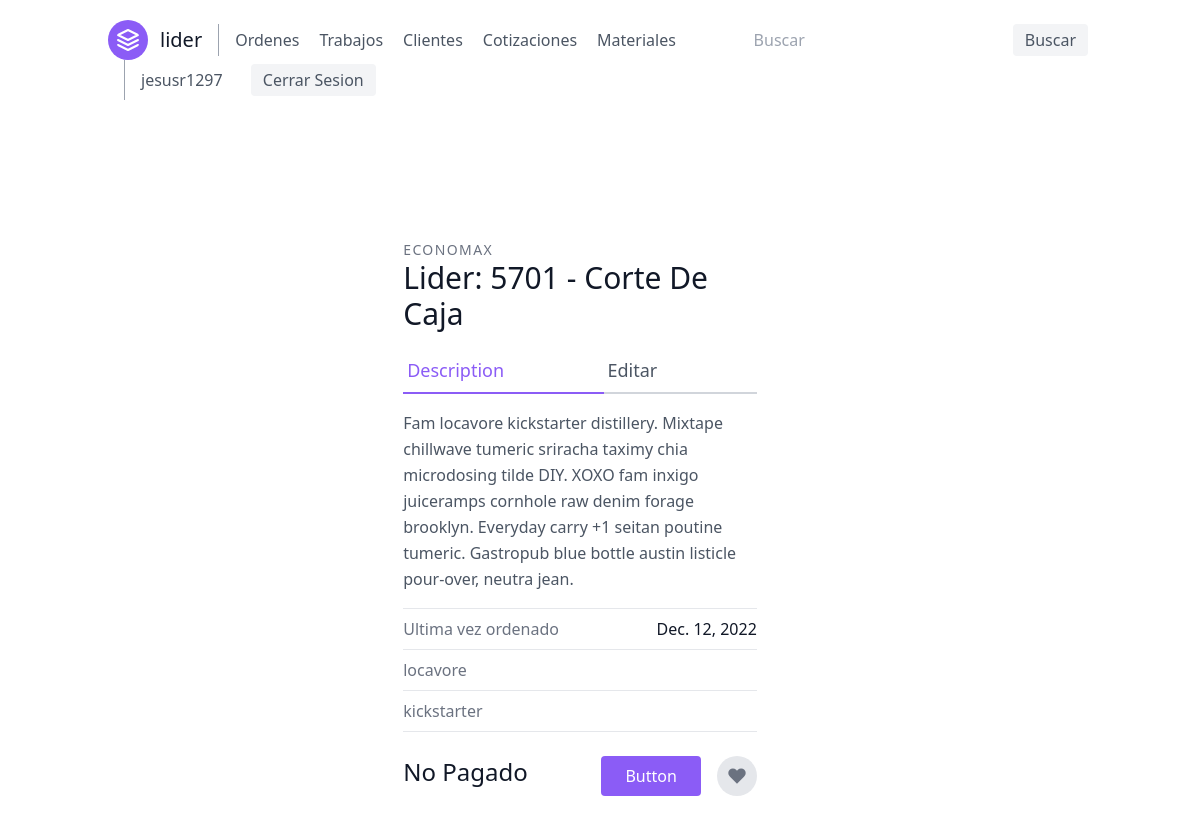
/trabajos/detalle/5701/ (signed in), run on the app's committed database.
### orders/models.py (models this page shows, shortened)
class Lider(models.Model):
    lider_id = models.CharField('Numero de Lider', max_length=4,
                                validators=[RegexValidator(r'^\d{1,10}$')], primary_key=True)
    doc_description = models.CharField(verbose_name='Descripcion del formato',
                                       max_length=250)
    customer = models.ForeignKey(Customer, on_delete=models.CASCADE, default='')
    def __str__(self):
        return f'{self.lider_id} - {self.doc_description.lower()}'
    @property
    def last_ordered(self):
        last_orderitem = Order.objects.filter(orderitem__lider__lider_id=self.lider_id).last()
        return last_orderitem.date_ordered if last_orderitem else "No ordenado"

class Customer(models.Model):
    name_company = models.CharField(verbose_name='Nombre/Empresa', max_length=50)
    address = models.CharField(verbose_name='Domicilio', max_length=100, null=True)
    shipping = models.BooleanField(verbose_name='Entrega a domicilio')
    def __str__(self):
        return self.name_company

class Order(models.Model):
    customer = models.ForeignKey(Customer, on_delete=models.CASCADE, verbose_name='Cliente')
    date_ordered = models.DateField('Fecha ordenada', auto_now=True)
    expected_delivery_date = models.DateField('Fecha esperada de Entrega',
                                              default=(datetime.datetime.now() + datetime.timedelta(days=3)))
    delivered = models.DateField(verbose_name='Fecha de Entrega', null=True, blank=True)
    paid = models.DateField(verbose_name='Fecha de Pago', null=True, blank=True)
    invoice = models.IntegerField(verbose_name='Factura Asociada', null=True, blank=True)
    comment = models.TextField(verbose_name='Comentarios', blank=True, null=True)

### lider/views.py (the view)
# urls.py: path('detalle/<int:pk>/', LiderDetailView.as_view(), name='lider-detail'),
class LiderDetailView(LoginRequiredMixin, DetailView):
    model = Lider
    template_name = 'lider/lider_detail.html'

### lider/templates/lider/lider_detail.html (shortened to what this page needs)
{% extends 'base.html' %}
{% block content %}
    <section class="text-gray-600 body-font overflow-hidden">
        <div class="container mx-auto px-5 py-24">
            <div class="lg:w-4/5 mx-auto flex flex-col items-center">
                <div class="lg:w-1/2 w-full lg:pr-10 lg:py-6 mb-6 lg:mb-0">
                    <h2 class="text-sm title-font text-gray-500 tracking-widest">{{ object.customer|upper }}</h2>
                    <h1 class="text-gray-900 text-3xl title-font font-medium mb-4">Lider: {{ lider|title }}</h1>
                    <div class="flex mb-4">
                        <a class="flex-grow text-purple-500 border-b-2 border-purple-500 py-2 text-lg px-1">Description</a>
                        <a class="flex-grow border-b-2 border-gray-300 py-2 text-lg px-1"
                           href="#">Editar</a>
                    </div>
                    <p class="leading-relaxed mb-4">Fam locavore kickstarter distillery. Mixtape chillwave tumeric
                        sriracha taximy chia microdosing tilde DIY. XOXO fam inxigo juiceramps cornhole raw denim forage
                        brooklyn. Everyday carry +1 seitan poutine tumeric. Gastropub blue bottle austin listicle
                        pour-over, neutra jean.</p>
                    <div class="flex border-t border-gray-200 py-2">
                        <span class="text-gray-500">Ultima vez ordenado</span>
                        <span class="ml-auto text-gray-900">{{ lider.last_ordered }}</span>
                    </div>
                    <div class="flex border-t border-gray-200 py-2">
                        <span class="text-gray-500">locavore</span>
                    </div>
                    <div class="flex border-t border-b mb-6 border-gray-200 py-2">
                        <span class="text-gray-500">kickstarter</span>
                    </div>
                    <div class="flex">
                        <span class="title-font font-medium text-2xl text-gray-900">{% if order.paid %} Pagado
                        {% else %}
                            No Pagado{% endif %} </span>
                        <button class="flex ml-auto text-white bg-purple-500 border-0 py-2 px-6 focus:outline-none hover:bg-purple-600 rounded">
                            Button
                        </button>
                        <button class="rounded-full w-10 h-10 bg-gray-200 p-0 border-0 inline-flex items-center justify-center text-gray-500 ml-4">
                            <svg fill="currentColor" stroke-linecap="round" stroke-linejoin="round" stroke-width="2"
                                 class="w-5 h-5" viewBox="0 0 24 24">
                                <path d="M20.84 4.61a5.5 5.5 0 00-7.78 0L12 5.67l-1.06-1.06a5.5 5.5 0 00-7.78 7.78l1.06 1.06L12 21.23l7.78-7.78 1.06-1.06a5.5 5.5 0 000-7.78z"></path>
                            </svg>
                        </button>
                    </div>
                </div>
            </div>
        </div>
    </section>
{% endblock %}

### templates/navbar.html (shortened to what this page needs)
<header class="text-gray-600 body-font">
    <div class="container mx-auto flex flex-wrap p-5 flex-col md:flex-row items-center">
        <a href="{% url 'home' %}" class="flex title-font font-medium items-center text-gray-900 mb-4 md:mb-0">
            <svg xmlns="http://www.w3.org/2000/svg" fill="none" stroke="currentColor" stroke-linecap="round"
                 stroke-linejoin="round" stroke-width="2" class="w-10 h-10 text-white p-2 bg-purple-500 rounded-full"
                 viewBox="0 0 24 24">
                <path d="M12 2L2 7l10 5 10-5-10-5zM2 17l10 5 10-5M2 12l10 5 10-5"></path>
            </svg>
            <span class="ml-3 text-xl">lider</span>
        </a>
        <nav class="md:mr-auto md:ml-4 md:py-1 md:pl-4 md:border-l md:border-gray-400	flex flex-wrap items-center text-base justify-center">
            <a class="mr-5 hover:text-gray-900" href="{% url 'order-list' %}">Ordenes</a>
            <a class="mr-5 hover:text-gray-900" href="{% url 'lider' %}">Trabajos</a>
            <a class="mr-5 hover:text-gray-900" href="{% url 'customers' %}">Clientes</a>
            <a class="mr-5 hover:text-gray-900" href="{% url 'budgets' %}">Cotizaciones</a>
            <a class="mr-5 hover:text-gray-900" href="{% url 'material-list' %}">Materiales</a>
        </nav>
        <form class="my-auto" role="search"
              method="GET" action="{% url 'search' %}">
            <input class='mr-5 hover:text-gray-900' type="text" placeholder="Buscar" aria-label="Search" name="q">
            <button class="items-center justify-center flex flex-wrap inline-flex items-center bg-gray-100 border-0 py-1 px-3 focus:outline-none hover:bg-gray-200 rounded text-base mt-4 md:mt-0 mx-1"
                    type="submit">Buscar
            </button>
        </form>
        <div class="md:ml-4 md:py-1 md:pl-4 md:border-l md:border-gray-400">
            {% if request.user.is_authenticated %}
                <a class="mr-5 hover:text-gray-900">{{ request.user }}</a>
                <a href="{% url 'logout' %}"
                   class="inline-flex items-center bg-gray-100 border-0 py-1 px-3 focus:outline-none hover:bg-gray-200 rounded text-base mt-4 md:mt-0 mx-1">
                    Cerrar Sesion
                </a>
            {% endif %}
        </div>
    </div>
</header>

### data on the page
Lider: customer "ECONOMAX", lider_id+doc_description "5701 - Corte De Caja", last_ordered "Dec. 12, 2022"

### other printed values
{{ request.user }} "jesusr1297"
